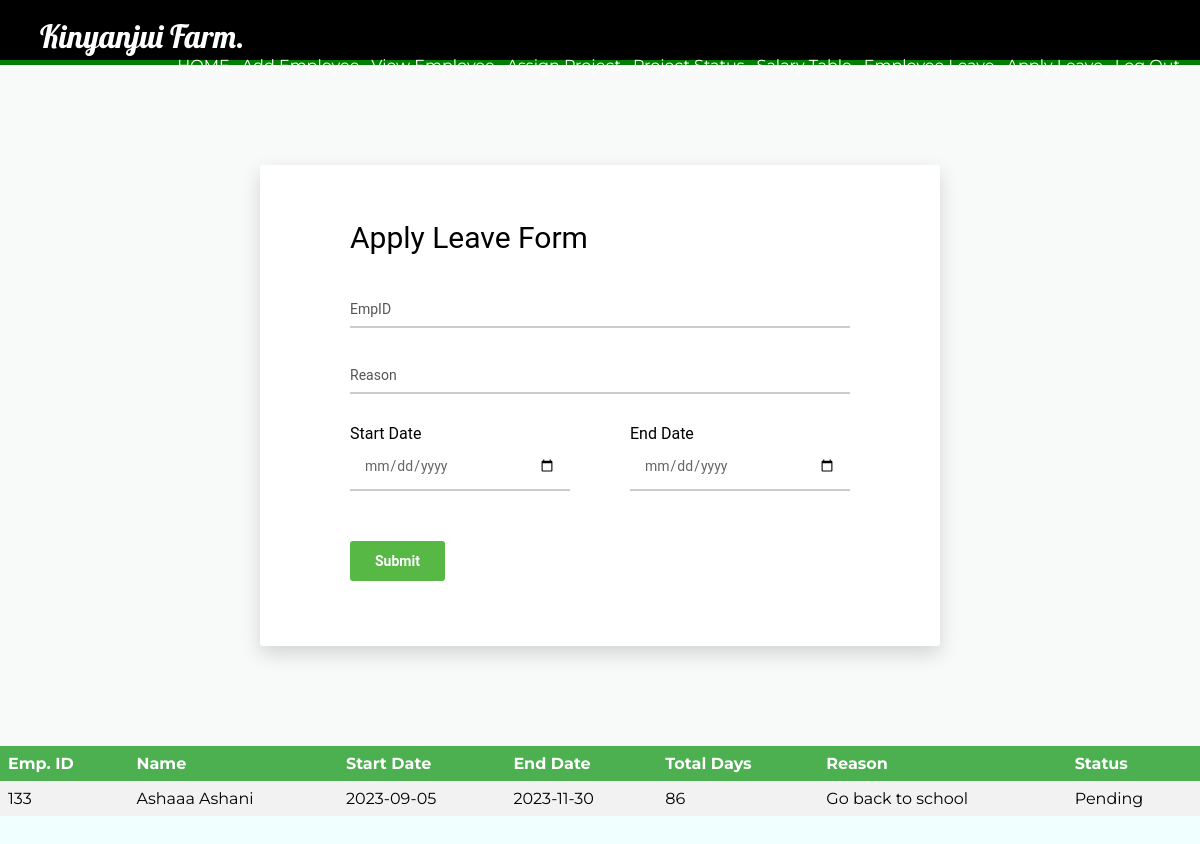
/mapplyleave.php?id=133, run on the app's committed database.
### tables this page shows
CREATE TABLE `employee_leave` (
  `id` int(11) DEFAULT NULL,
  `token` int(11) NOT NULL,
  `start` date DEFAULT NULL,
  `end` date DEFAULT NULL,
  `reason` char(100) DEFAULT NULL,
  `status` char(50) DEFAULT NULL
);

CREATE TABLE `employee` (
  `id` int(11) NOT NULL,
  `firstName` varchar(100) NOT NULL,
  `lastName` varchar(100) NOT NULL,
  `email` varchar(100) NOT NULL,
  `password` text NOT NULL,
  `birthday` date NOT NULL,
  `gender` varchar(10) NOT NULL,
  `contact` varchar(20) NOT NULL,
  `address` varchar(100) DEFAULT NULL,
  `dept` varchar(100) NOT NULL,
  `pic` text NOT NULL
);

### mapplyleave.php (the view, shortened to what this page needs)
<?php
require_once('process/dbh.php');
$id = isset($_GET['id']) ? mysqli_real_escape_string($conn, $_GET['id']) : '';
?>
<html>
<head>
	<link rel="stylesheet" type="text/css" href="styleapply.css">
</head>
<body bgcolor="#F0FFFF">
	<header>
		<nav>
			<h1>Kinyanjui Farm.</h1>
			<ul id="navli">
            <li><a class="homeblack" href="eloginwel.php?id=<?php echo $id?>"">HOME</a></li>
                <li><a class="homeblack" href="maddemp.php?id=<?php echo $id?>"">Add Employee</a></li>
                <li><a class="homeblack" href="mviewemployee.php?id=<?php echo $id?>"">View Employee</a></li>
                <li><a class="homeblack" href="massign.php?id=<?php echo $id?>"">Assign Project</a></li>
                <li><a class="homeblack" href="massignproject.php?id=<?php echo $id?>"">Project Status</a></li>
                <li><a class="homeblack" href="msalaryemp.php?id=<?php echo $id?>"">Salary Table</a></li>
                <li><a class="homeblack" href="mempleave.php?id=<?php echo $id?>"">Employee Leave</a></li>
                <li><a class="homeblack" href="mapplyleave.php?id=<?php echo $id?>"">Apply Leave</a></li>
				<li><a class="homeblack" href="elogin.html">Log Out</a></li>
			</ul>
		</nav>
	</header>
	<div class="divider"></div>
	<div class="page-wrapper bg-blue p-t-100 p-b-100 font-robo">
        <div class="wrapper wrapper--w680">
            <div class="card card-1">
                <div class="card-body">
                    <h2 class="title">Apply Leave Form</h2>
                    <form action="process/applyleaveprocess.php?id=<?php echo $id?>" method="POST">
                        <div class="input-group">
                            <input class="input--style-1" type="number" placeholder="EmpID" name="empid">
                        </div>
                        <div class="input-group">
                            <input class="input--style-1" type="text" placeholder="Reason" name="reason">
                        </div>
                        <div class="row row-space">
                            <div class="col-2">
                            	<p>Start Date</p>
                                <div class="input-group">
                                    <input class="input--style-1" type="date" placeholder="start" name="start">
                                </div>
                            </div>
                            <div class="col-2">
                            	<p>End Date</p>
                                <div class="input-group">
                                    <input class="input--style-1" type="date" placeholder="end" name="end">
                                </div>
                            </div>
                        </div>
                        <div class="p-t-20">
                            <button class="btn btn--radius btn--green" type="submit">Submit</button>
                        </div>
                    </form>
                </div>
            </div>
        </div>
    </div>
	<table>
			<tr>
				<th align = "center">Emp. ID</th>
				<th align = "center">Name</th>
				<th align = "center">Start Date</th>
				<th align = "center">End Date</th>
				<th align = "center">Total Days</th>
				<th align = "center">Reason</th>
				<th align = "center">Status</th>
			</tr>
			<?php
				$sql = "Select employee.id, employee.firstName, employee.lastName, employee_leave.start, employee_leave.end, employee_leave.reason, employee_leave.status From employee, employee_leave Where employee.id = $id and employee_leave.id = $id order by employee_leave.token";
				$result = mysqli_query($conn, $sql);
				while ($employee = mysqli_fetch_assoc($result)) {
					$date1 = new DateTime($employee['start']);
					$date2 = new DateTime($employee['end']);
					$interval = $date1->diff($date2);
					echo "<tr>";
					echo "<td>".$employee['id']."</td>";
					echo "<td>".$employee['firstName']." ".$employee['lastName']."</td>";
					echo "<td>".$employee['start']."</td>";
					echo "<td>".$employee['end']."</td>";
					echo "<td>".$interval->days."</td>";
					echo "<td>".$employee['reason']."</td>";
					echo "<td>".$employee['status']."</td>";
				}
			?>
		</table>
</body>
</html>

### styleapply.css (style rules this page uses)
body { margin: 0px; }
header { background: black; color: white; padding: 16px 20px 6px 40px; height: 60px; }
header h1 { display: inline; font-family: "Lobster", cursive; font-weight: 400; font-size: 32px; float: left; margin-top: 0px; margin-right: 10px; }
nav ul { display: inline; padding: 0px; float: right; }
nav ul li { display: inline-block; list-style-type: none; color: white; float: left; margin-left: 12px; }
nav ul li a { color: white; text-decoration: none; }
#navli { font-family: "Montserrat", sans-serif; }
.divider { background-color: green; height: 5px; }
.font-robo { font-family: "Roboto", "Arial", "Helvetica Neue", sans-serif; }
.row { display: -webkit-box; display: -webkit-flex; display: -moz-box; display: -ms-flexbox; display: flex; -webkit-flex-wrap: wrap; -ms-flex-wrap: wrap; flex-wrap: wrap; }
.row-space { -webkit-box-pack: justify; -webkit-justify-content: space-between; -moz-box-pack: justify; -ms-flex-pack: justify; justify-content: space-between; }
.col-2 { width: -webkit-calc((100% - 60px) / 2); width: -moz-calc((100% - 60px) / 2); width: calc((100% - 60px) / 2); }
html { -webkit-box-sizing: border-box; -moz-box-sizing: border-box; box-sizing: border-box; }
* { padding: 0; margin: 0; }
*, *:before, *:after { -webkit-box-sizing: inherit; -moz-box-sizing: inherit; box-sizing: inherit; }
h1, h2, h3, h4, h5, h6, blockquote, p, pre, dl, dd, ol, ul, figure, hr, fieldset, legend { margin: 0; padding: 0; }
table { border-collapse: collapse; border-spacing: 0; }
button { outline: none; background: none; border: none; }
.page-wrapper { min-height: 100; }
h1, h2, h3, h4, h5, h6 { font-weight: 400; }
h1 { font-size: 36px; }
h2 { font-size: 30px; }
.bg-blue { background: #f8f9f9; }
.p-t-100 { padding-top: 100px; }
.p-t-20 { padding-top: 20px; }
.p-b-100 { padding-bottom: 100px; }
.wrapper { margin: 0 auto; }
.wrapper--w680 { max-width: 680px; }
.btn { line-height: 40px; display: inline-block; padding: 0 25px; cursor: pointer; font-family: "Roboto", "Arial", "Helvetica Neue", sans-serif; color: #fff; -webkit-transition: all 0.4s ease; -o-transition: all 0.4s ease; -moz-transition: all 0.4s ease; transition: all 0.4s ease; font-size: 14px; font-weight: 700; }
.btn--radius { -webkit-border-radius: 3px; -moz-border-radius: 3px; border-radius: 3px; }
.btn--green { background: #57b846; }
input[type="date" i] { padding: 14px; }
input { outline: none; margin: 0; border: none; -webkit-box-shadow: none; -moz-box-shadow: none; box-shadow: none; width: 100%; font-size: 14px; font-family: inherit; }
.input-group { position: relative; margin-bottom: 30px; border-bottom: 2px solid #ccc; }
.input--style-1 { padding: 9px 0; color: #666; }
.title { margin-bottom: 37px; }
.card { overflow: hidden; -webkit-border-radius: 3px; -moz-border-radius: 3px; border-radius: 3px; background: #fff; }
.card-1 { -webkit-box-shadow: 0px 8px 20px 0px rgba(0, 0, 0, 0.15); -moz-box-shadow: 0px 8px 20px 0px rgba(0, 0, 0, 0.15); box-shadow: 0px 8px 20px 0px rgba(0, 0, 0, 0.15); }
.card-1 .card-body { padding: 0 90px; padding-top: 55px; padding-bottom: 65px; }
table { margin: 0px; margin-bottom: 100px; border-collapse: collapse; width: 100%; font-family: "Montserrat", sans-serif; }
th, td { text-align: left; padding: 8px; }
tr:nth-child(even) { background-color: #f2f2f2; }
th { background-color: #4caf50; color: white; }

### data on the page
employee_leave: id "133", id.firstName "Ashaaa", id.lastName "Ashani", start "2023-09-05", end "2023-11-30", start+end "86", reason "Go back to school", status "Pending"
